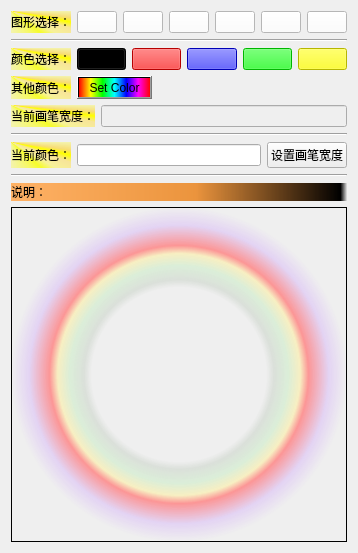
<?xml version="1.0" encoding="UTF-8"?>
<ui version="4.0">
 <class>DockDlg</class>
 <widget class="QWidget" name="DockDlg">
  <property name="geometry">
   <rect>
    <x>0</x>
    <y>0</y>
    <width>308</width>
    <height>553</height>
   </rect>
  </property>
  <property name="windowTitle">
   <string>Form</string>
  </property>
  <layout class="QVBoxLayout" name="verticalLayout">
   <item>
    <layout class="QHBoxLayout" name="horizontalLayout_4">
     <item>
      <widget class="QLabel" name="label_4">
       <property name="styleSheet">
        <string notr="true">background-color: qconicalgradient(cx:0, cy:0, angle:135, stop:0 rgba(255, 255, 0, 69), stop:0.375 rgba(255, 255, 0, 69), stop:0.423533 rgba(251, 255, 0, 145), stop:0.45 rgba(247, 255, 0, 208), stop:0.477581 rgba(255, 244, 71, 130), stop:0.518717 rgba(255, 218, 71, 130), stop:0.55 rgba(255, 255, 0, 255), stop:0.57754 rgba(255, 203, 0, 130), stop:0.625 rgba(255, 255, 0, 69), stop:1 rgba(255, 255, 0, 69));
</string>
       </property>
       <property name="text">
        <string>图形选择：</string>
       </property>
      </widget>
     </item>
     <item>
      <widget class="QPushButton" name="btn_mouse">
       <property name="styleSheet">
        <string notr="true">image: url(:/Mouse/images/SetMouse.jpg);
background-color: rgb(255, 255, 255);</string>
       </property>
       <property name="text">
        <string/>
       </property>
      </widget>
     </item>
     <item>
      <widget class="QPushButton" name="btn_drawLine">
       <property name="styleSheet">
        <string notr="true">background-color: rgb(255, 255, 255);
image: url(:/DrawShape/images/DrawLine.png);</string>
       </property>
       <property name="text">
        <string/>
       </property>
      </widget>
     </item>
     <item>
      <widget class="QPushButton" name="btn_drawRect">
       <property name="styleSheet">
        <string notr="true">background-color: rgb(255, 255, 255);
image: url(:/DrawShape/images/DrawRectangle.png);</string>
       </property>
       <property name="text">
        <string/>
       </property>
      </widget>
     </item>
     <item>
      <widget class="QPushButton" name="btn_drawCir">
       <property name="styleSheet">
        <string notr="true">image: url(:/DrawShape/images/DrawCircle.png);
background-color: rgb(255, 255, 255);</string>
       </property>
       <property name="text">
        <string/>
       </property>
      </widget>
     </item>
     <item>
      <widget class="QPushButton" name="btn_drawPoly">
       <property name="styleSheet">
        <string notr="true">background-color: rgb(255, 255, 255);
image: url(:/DrawShape/images/DrawPolygon.png);</string>
       </property>
       <property name="text">
        <string/>
       </property>
      </widget>
     </item>
     <item>
      <widget class="QPushButton" name="btn_drawAngle">
       <property name="styleSheet">
        <string notr="true">image: url(:/DrawShape/images/DrawAngle.png);
background-color: rgb(255, 255, 255);</string>
       </property>
       <property name="text">
        <string/>
       </property>
      </widget>
     </item>
    </layout>
   </item>
   <item>
    <widget class="Line" name="line_3">
     <property name="orientation">
      <enum>Qt::Horizontal</enum>
     </property>
    </widget>
   </item>
   <item>
    <layout class="QHBoxLayout" name="horizontalLayout_3">
     <item>
      <widget class="QLabel" name="label_3">
       <property name="styleSheet">
        <string notr="true">background-color: qconicalgradient(cx:0, cy:0, angle:135, stop:0 rgba(255, 255, 0, 69), stop:0.375 rgba(255, 255, 0, 69), stop:0.423533 rgba(251, 255, 0, 145), stop:0.45 rgba(247, 255, 0, 208), stop:0.477581 rgba(255, 244, 71, 130), stop:0.518717 rgba(255, 218, 71, 130), stop:0.55 rgba(255, 255, 0, 255), stop:0.57754 rgba(255, 203, 0, 130), stop:0.625 rgba(255, 255, 0, 69), stop:1 rgba(255, 255, 0, 69));</string>
       </property>
       <property name="text">
        <string>颜色选择：</string>
       </property>
      </widget>
     </item>
     <item>
      <widget class="QPushButton" name="btn_black">
       <property name="styleSheet">
        <string notr="true">background-color: rgb(0, 0, 0);</string>
       </property>
       <property name="text">
        <string/>
       </property>
      </widget>
     </item>
     <item>
      <widget class="QPushButton" name="btn_red">
       <property name="styleSheet">
        <string notr="true">background-color: rgb(255, 0, 0);</string>
       </property>
       <property name="text">
        <string/>
       </property>
      </widget>
     </item>
     <item>
      <widget class="QPushButton" name="btn_blue">
       <property name="styleSheet">
        <string notr="true">background-color: rgb(0, 0, 255);</string>
       </property>
       <property name="text">
        <string/>
       </property>
      </widget>
     </item>
     <item>
      <widget class="QPushButton" name="btn_green">
       <property name="styleSheet">
        <string notr="true">background-color: rgb(0, 255, 0);</string>
       </property>
       <property name="text">
        <string/>
       </property>
      </widget>
     </item>
     <item>
      <widget class="QPushButton" name="btn_yellow">
       <property name="layoutDirection">
        <enum>Qt::LeftToRight</enum>
       </property>
       <property name="styleSheet">
        <string notr="true">background-color: rgb(255, 255, 0);</string>
       </property>
       <property name="text">
        <string/>
       </property>
      </widget>
     </item>
    </layout>
   </item>
   <item>
    <layout class="QHBoxLayout" name="horizontalLayout">
     <item>
      <widget class="QLabel" name="label_2">
       <property name="sizePolicy">
        <sizepolicy hsizetype="Minimum" vsizetype="Preferred">
         <horstretch>0</horstretch>
         <verstretch>0</verstretch>
        </sizepolicy>
       </property>
       <property name="styleSheet">
        <string notr="true">background-color: qconicalgradient(cx:0, cy:0, angle:135, stop:0 rgba(255, 255, 0, 69), stop:0.375 rgba(255, 255, 0, 69), stop:0.423533 rgba(251, 255, 0, 145), stop:0.45 rgba(247, 255, 0, 208), stop:0.477581 rgba(255, 244, 71, 130), stop:0.518717 rgba(255, 218, 71, 130), stop:0.55 rgba(255, 255, 0, 255), stop:0.57754 rgba(255, 203, 0, 130), stop:0.625 rgba(255, 255, 0, 69), stop:1 rgba(255, 255, 0, 69));</string>
       </property>
       <property name="text">
        <string>其他颜色：</string>
       </property>
      </widget>
     </item>
     <item>
      <widget class="QPushButton" name="btn_color">
       <property name="sizePolicy">
        <sizepolicy hsizetype="Maximum" vsizetype="Fixed">
         <horstretch>0</horstretch>
         <verstretch>0</verstretch>
        </sizepolicy>
       </property>
       <property name="styleSheet">
        <string notr="true">background-color: rgb(255, 255, 255);
background-color: qlineargradient(spread:pad, x1:0, y1:0, x2:1, y2:0, stop:0 rgba(255, 0, 0, 255), stop:0.166 rgba(255, 255, 0, 255), stop:0.333 rgba(0, 255, 0, 255), stop:0.5 rgba(0, 255, 255, 255), stop:0.666 rgba(0, 0, 255, 255), stop:0.833 rgba(255, 0, 255, 255), stop:1 rgba(255, 0, 0, 255));</string>
       </property>
       <property name="text">
        <string>Set Color</string>
       </property>
      </widget>
     </item>
     <item>
      <spacer name="horizontalSpacer">
       <property name="orientation">
        <enum>Qt::Horizontal</enum>
       </property>
       <property name="sizeHint" stdset="0">
        <size>
         <width>40</width>
         <height>20</height>
        </size>
       </property>
      </spacer>
     </item>
    </layout>
   </item>
   <item>
    <layout class="QHBoxLayout" name="horizontalLayout_2">
     <item>
      <widget class="QLabel" name="label">
       <property name="styleSheet">
        <string notr="true">background-color: qconicalgradient(cx:0, cy:0, angle:135, stop:0 rgba(255, 255, 0, 69), stop:0.375 rgba(255, 255, 0, 69), stop:0.423533 rgba(251, 255, 0, 145), stop:0.45 rgba(247, 255, 0, 208), stop:0.477581 rgba(255, 244, 71, 130), stop:0.518717 rgba(255, 218, 71, 130), stop:0.55 rgba(255, 255, 0, 255), stop:0.57754 rgba(255, 203, 0, 130), stop:0.625 rgba(255, 255, 0, 69), stop:1 rgba(255, 255, 0, 69));</string>
       </property>
       <property name="text">
        <string>当前画笔宽度：</string>
       </property>
      </widget>
     </item>
     <item>
      <widget class="QLineEdit" name="le_width">
       <property name="enabled">
        <bool>false</bool>
       </property>
      </widget>
     </item>
    </layout>
   </item>
   <item>
    <widget class="Line" name="line">
     <property name="orientation">
      <enum>Qt::Horizontal</enum>
     </property>
    </widget>
   </item>
   <item>
    <layout class="QHBoxLayout" name="horizontalLayout_5">
     <item>
      <widget class="QLabel" name="label_6">
       <property name="styleSheet">
        <string notr="true">font: 75 12pt &quot;当前颜色：&quot;;
background-color: qconicalgradient(cx:0, cy:0, angle:135, stop:0 rgba(255, 255, 0, 69), stop:0.375 rgba(255, 255, 0, 69), stop:0.423533 rgba(251, 255, 0, 145), stop:0.45 rgba(247, 255, 0, 208), stop:0.477581 rgba(255, 244, 71, 130), stop:0.518717 rgba(255, 218, 71, 130), stop:0.55 rgba(255, 255, 0, 255), stop:0.57754 rgba(255, 203, 0, 130), stop:0.625 rgba(255, 255, 0, 69), stop:1 rgba(255, 255, 0, 69));</string>
       </property>
       <property name="text">
        <string>当前颜色：</string>
       </property>
      </widget>
     </item>
     <item>
      <widget class="QLineEdit" name="lineEdit"/>
     </item>
     <item>
      <widget class="QPushButton" name="btn_width">
       <property name="text">
        <string>设置画笔宽度</string>
       </property>
      </widget>
     </item>
    </layout>
   </item>
   <item>
    <widget class="Line" name="line_2">
     <property name="orientation">
      <enum>Qt::Horizontal</enum>
     </property>
    </widget>
   </item>
   <item>
    <widget class="QLabel" name="label_5">
     <property name="styleSheet">
      <string notr="true">font: 75 12pt &quot;说明&quot;;
background-color: qlineargradient(spread:pad, x1:0, y1:0, x2:1, y2:0, stop:0 rgba(255, 178, 102, 255), stop:0.55 rgba(235, 148, 61, 255), stop:0.98 rgba(0, 0, 0, 255), stop:1 rgba(0, 0, 0, 0));</string>
     </property>
     <property name="text">
      <string>说明：</string>
     </property>
    </widget>
   </item>
   <item>
    <widget class="QTextEdit" name="text_Help">
     <property name="styleSheet">
      <string notr="true">background-color: qradialgradient(spread:pad, cx:0.5, cy:0.5, radius:0.5, fx:0.5, fy:0.5, stop:0 rgba(0, 0, 0, 0), stop:0.52 rgba(0, 0, 0, 0), stop:0.565 rgba(82, 121, 76, 33), stop:0.65 rgba(159, 235, 148, 64), stop:0.721925 rgba(255, 238, 150, 129), stop:0.77 rgba(255, 128, 128, 204), stop:0.89 rgba(191, 128, 255, 64), stop:1 rgba(0, 0, 0, 0));</string>
     </property>
    </widget>
   </item>
  </layout>
 </widget>
 <resources>
  <include location="DockRes.qrc"/>
 </resources>
 <connections/>
</ui>
